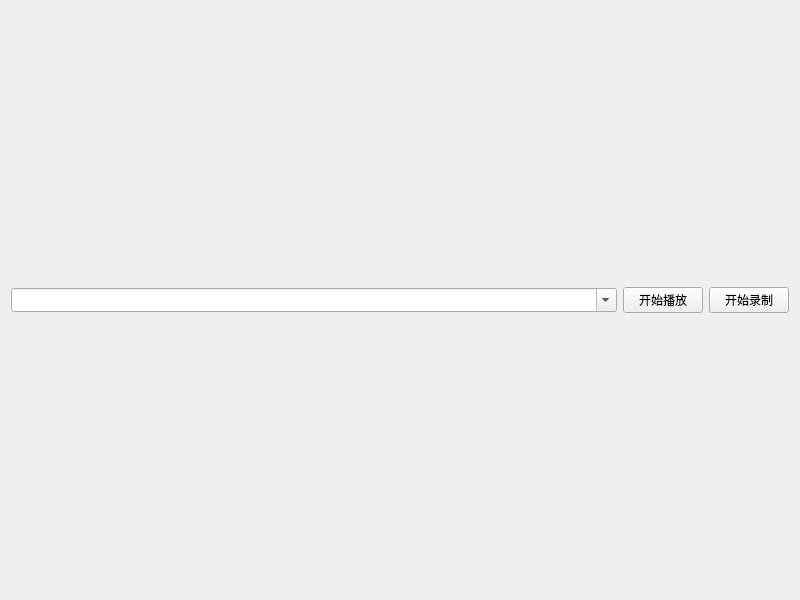
<?xml version="1.0" encoding="UTF-8"?>
<ui version="4.0">
 <class>Widget</class>
 <widget class="QWidget" name="Widget">
  <property name="geometry">
   <rect>
    <x>0</x>
    <y>0</y>
    <width>800</width>
    <height>600</height>
   </rect>
  </property>
  <property name="windowTitle">
   <string>Widget</string>
  </property>
  <layout class="QVBoxLayout" name="verticalLayout">
   <item>
    <layout class="QHBoxLayout" name="horizontalLayout">
     <item>
      <widget class="QComboBox" name="com_url">
       <property name="editable">
        <bool>true</bool>
       </property>
       <property name="insertPolicy">
        <enum>QComboBox::InsertAtBottom</enum>
       </property>
       <property name="sizeAdjustPolicy">
        <enum>QComboBox::AdjustToMinimumContentsLengthWithIcon</enum>
       </property>
       <property name="duplicatesEnabled">
        <bool>false</bool>
       </property>
      </widget>
     </item>
     <item>
      <widget class="QPushButton" name="but_open">
       <property name="sizePolicy">
        <sizepolicy hsizetype="Fixed" vsizetype="Fixed">
         <horstretch>0</horstretch>
         <verstretch>0</verstretch>
        </sizepolicy>
       </property>
       <property name="text">
        <string>开始播放</string>
       </property>
      </widget>
     </item>
     <item>
      <widget class="QPushButton" name="but_save">
       <property name="sizePolicy">
        <sizepolicy hsizetype="Fixed" vsizetype="Fixed">
         <horstretch>0</horstretch>
         <verstretch>0</verstretch>
        </sizepolicy>
       </property>
       <property name="text">
        <string>开始录制</string>
       </property>
      </widget>
     </item>
    </layout>
   </item>
  </layout>
 </widget>
 <resources/>
 <connections/>
</ui>
